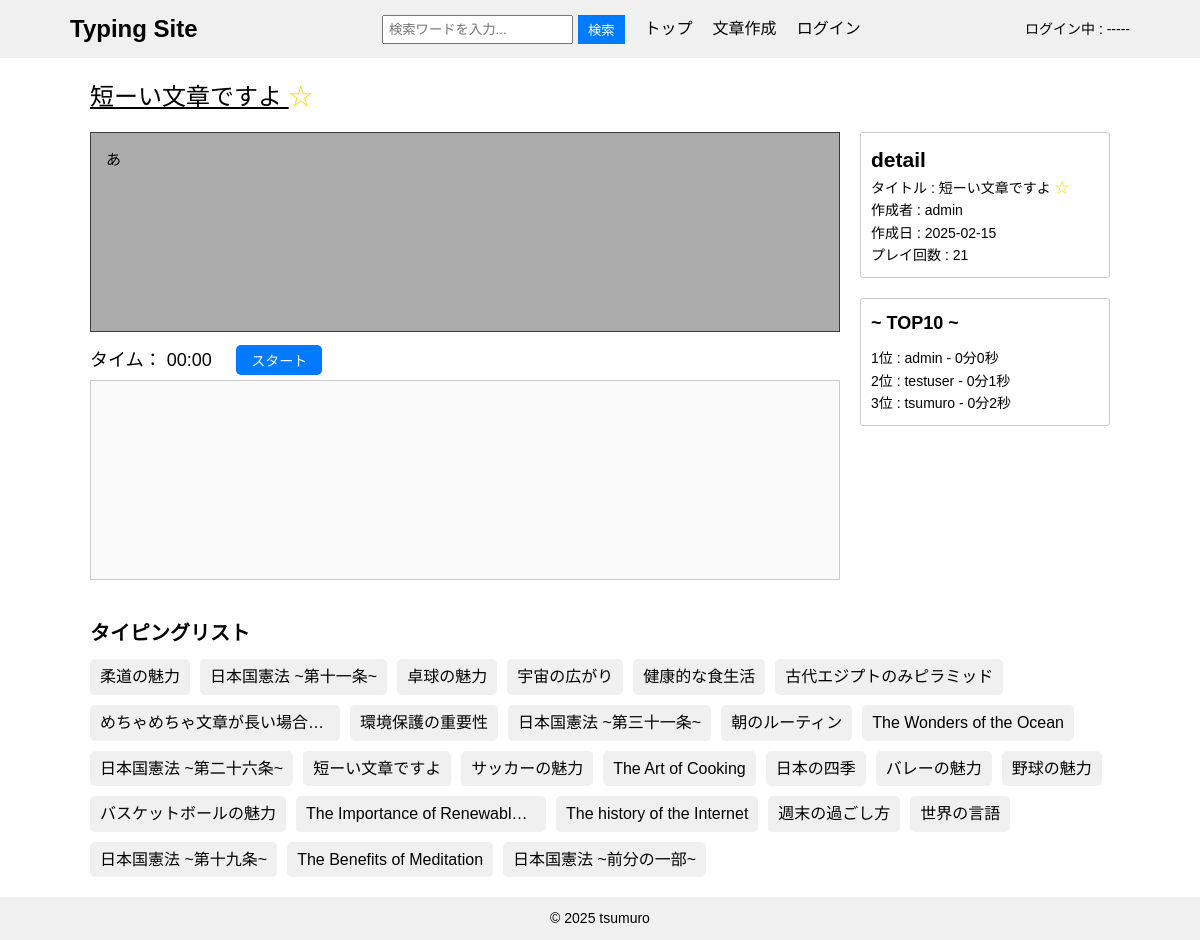
The app's page /16/ with its own data.
### contentapp/models.py (models this page shows, shortened)
class Content(models.Model):
    user = models.ForeignKey(
        settings.AUTH_USER_MODEL,
        on_delete=models.SET_NULL,
        null=True,
        blank=True
    )
    title = models.CharField(max_length=50, unique=True)
    sentence = models.TextField()
    category = models.ForeignKey(
        Category,
        on_delete=models.SET_NULL,
        null=True,
        blank=True,
    )
    is_public = models.BooleanField(default=True)
    play_count = models.IntegerField(default=0)
    created_at = models.DateTimeField(auto_now_add=True)

### accounts/models.py (models this page shows)
class CustomUser(AbstractUser):
    pass

### typingapp/models.py (models this page shows, shortened)
class History(models.Model):
    user = models.ForeignKey(CustomUser, on_delete=models.CASCADE)
    title = models.ForeignKey(Content, on_delete=models.CASCADE)
    typing_time = models.IntegerField()

### typingapp/views.py (the view, shortened to what this page needs)
# urls.py: path('<int:pk>/', views.IndexView.as_view(), name='typing'),
class IndexView(generic.DetailView):
    model = Content
    template_name = "index.html"
    context_object_name = "content_object"
    def get_object(self, queryset=None):
        pk = self.kwargs.get("pk", 1)
        return Content.objects.get(pk=pk)
    def get_context_data(self, **kwargs):
        context = super().get_context_data(**kwargs)
        pk = self.kwargs['pk']
        content = Content.objects.get(pk=pk)
        if self.request.user.is_authenticated:
            is_favorite = Favorite.objects.filter(user=self.request.user, title=content).exists()
        else:
            is_favorite = False
        context['is_favorite'] = is_favorite
        context['content_list'] = Content.objects.filter(is_public=True).order_by('?')
        context['ranking_list'] = History.objects.filter(title__title=self.object.title).order_by("typing_time")
        return context

### templatetags/custom_filters.py (called while the page is built)
@register.filter
def format_duration(seconds):
    minutes = seconds // 60
    remaining_seconds = seconds % 60
    return f"{minutes}分{remaining_seconds}秒"

### typingapp/templates/index.html (shortened to what this page needs)
{% extends "base.html" %}
{% load custom_filters %}
{% load static %}
{% block contents %}
<div class="index-content">
    <div class="typing-content">
        <div id="title">
            <form method="POST">
                <p>
                    {{ content_object.title }}
                    {% if is_favorite %}
                        <input type="hidden" name="action" value="delete_favorite">
                        <button id="favorite-button" type="submit">★</button>
                    {% else %}
                        <button id="favorite-button" type="submit">☆</button>
                    {% endif %}
                </p>
            </form>
        </div>
        <div id="target-sentence">{{ content_object.sentence }}</div>
        <div id="timer">タイム： 00:00</div>
        <button id="start-button">スタート</button>
        <textarea id="typing-input" disabled></textarea>
    </div>
    <div class="info-content">
        <div class="detail-list">
            <form method="post">
                <p>
                    <h2>detail</h2>
                    タイトル : {{ content_object.title }}
                    {% if is_favorite %}
                    <input type="hidden" name="action" value="delete_favorite">
                    <button id="favorite-button" type="submit">★</button>
                    {% else %}
                    <button id="favorite-button" type="submit">☆</button>
                    {% endif %}
                    <br>
                    作成者 : {{ content_object.user }}
                    <br>
                    作成日 : {{ content_object.created_at|date:"Y-m-j" }}
                    <br>
                    プレイ回数 : {{ content_object.play_count }}
                </p>
            </form>
        </div>
        <div class="ranking_list">
            <h2>~ TOP10 ~</h2>
            <ul>
                {% for ranking in ranking_list|slice:":10" %}
                    <li>{{ forloop.counter }}位 : {{ ranking.user }} - {{ ranking.typing_time|format_duration }}</li>
                {% empty %}
                    <li>まだランキングがありません</li>
                {% endfor %}
            </ul>
        </div>
    </div>
</div>
<div class="content-list">
    <h2>タイピングリスト</h2>
    <ul>
        {% for content in content_list|slice:":30" %}
        <li><a href="{% url "typingapp:typing" content.pk %}">{{ content.title}}</a></li>
        {% endfor %}
    </ul>
</div>
{% endblock  %}

### typingproject/static/css/style.css (style rules this page uses)
#target-sentence { white-space: pre-wrap; display: inline-block; }
* { margin: 0; padding: 0; box-sizing: border-box; }
body { font-family: Arial, sans-serif; line-height: 1.6; }
.index-content { display: flex; gap: 20px; margin-bottom: 20px; }
.typing-content { flex: 7.5; }
.info-content { flex: 2.5; }
.typing-content #title { font-size: 24px; margin-bottom: 15px; display: flex; align-items: center; gap: 10px; text-decoration: underline; }
#favorite-button { background: none; border: none; font-size: 24px; padding: 0; cursor: pointer; color: #ffd700; line-height: 1; height: auto; transition: transform 0.2s ease, box-shadow 0.2s ease; }
.info-content .detail-list #favorite-button { font-size: 15px; }
.typing-content #target-sentence, .typing-content #typing-input { width: 100%; min-height: 200px; border: 1px solid #ccc; padding: 15px; margin-bottom: 10px; font-size: 18px; resize: none; position: relative; }
.typing-content #target-sentence { background-color: #acacac; font-size: 15px; border-color: #3a3a3a; }
#start-button { display: inline; padding: 5px 15px; font-size: 14px; background-color: #007bff; color: white; border: none; border-radius: 5px; cursor: pointer; z-index: 1; margin: 3px 0 5px 20px; }
.typing-content #timer { display: inline; font-size: 18px; margin: 0; }
.info-content { font-size: 14px; padding-top: 54px; }
.info-content .detail-list { margin-bottom: 20px; }
.detail-list, .ranking_list { padding: 10px; border: 1px solid #ccc; border-radius: 3px; }
.info-content .ranking_list h2 { font-size: 18px; margin-bottom: 10px; }
.info-content .ranking_list ul { list-style-type: none; padding-left: 0; }
.content-list { margin-top: 20px; }
.content-list h2 { font-size: 20px; margin-bottom: 10px; }
.content-list ul { display: flex; flex-wrap: wrap; gap: 10px; list-style-type: none; padding-left: 0; }
.content-list li { background-color: #f0f0f0; border-radius: 5px; display: inline-block; max-width: 250px; transition: transform 0.2s ease, box-shadow 0.2s ease; }
.content-list a { text-decoration: none; color: #000; display: block; padding: 5px 10px; white-space: nowrap; overflow: hidden; text-overflow: ellipsis; }

### records on screen
Content: title "短ーい文章ですよ", user "admin", created_at "2025-02-15", play_count "21"
History: user "admin", typing_time "0分0秒"
History: user "testuser", typing_time "0分1秒"
History: user "tsumuro", typing_time "0分2秒"
Content: title "柔道の魅力"
Content: title "日本国憲法 ~第十一条~"
Content: title "卓球の魅力"
Content: title "宇宙の広がり"
Content: title "健康的な食生活"
Content: title "古代エジプトのみピラミッド"
Content: title "めちゃめちゃ文章が長い場合…"
Content: title "環境保護の重要性"
Content: title "日本国憲法 ~第三十一条~"
Content: title "朝のルーティン"
Content: title "The Wonders of the Ocean"
Content: title "日本国憲法 ~第二十六条~"
Content: title "サッカーの魅力"
Content: title "The Art of Cooking"
Content: title "日本の四季"
Content: title "バレーの魅力"
Content: title "野球の魅力"
Content: title "バスケットボールの魅力"
Content: title "The Importance of Renewabl…"
Content: title "The history of the Internet"
Content: title "週末の過ごし方"
Content: title "世界の言語"
Content: title "日本国憲法 ~第十九条~"
Content: title "The Benefits of Meditation"
Content: title "日本国憲法 ~前分の一部~"
